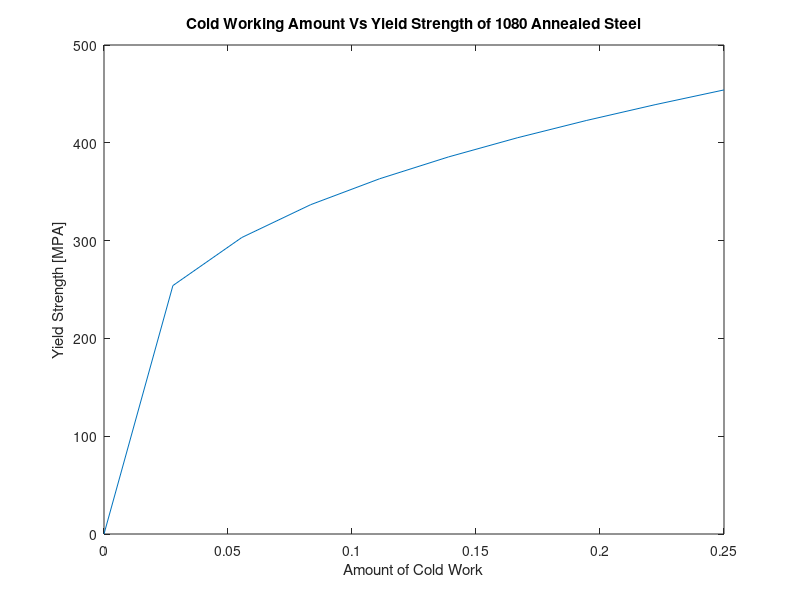

Source code (MATLAB):
%% Brandon Lim
%HW4 Design of Mechanical Elements  
%% Problem 4
clear,clc,close all

w = linspace(0,0.25,10);
sigmaNot = 620;
m = 0.25;

epsiloni = log(1./(1-w));
yieldStrengthPrime = sigmaNot .* (epsiloni.^m);

plot(w,yieldStrengthPrime);
xlabel("Amount of Cold Work")
ylabel("Yield Strength [MPA]")
title("Cold Working Amount Vs Yield Strength of 1080 Annealed Steel")